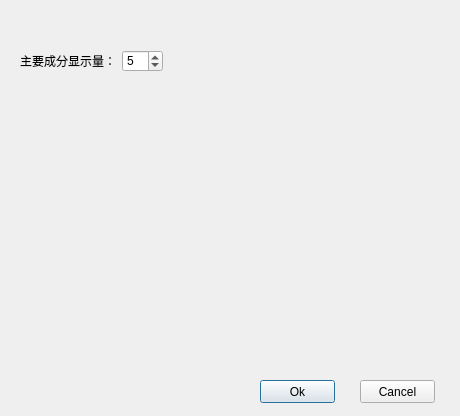
<?xml version="1.0" encoding="UTF-8"?>
<ui version="4.0">
 <class>OptionDialog</class>
 <widget class="QDialog" name="OptionDialog">
  <property name="geometry">
   <rect>
    <x>0</x>
    <y>0</y>
    <width>460</width>
    <height>416</height>
   </rect>
  </property>
  <property name="windowTitle">
   <string>Dialog</string>
  </property>
  <widget class="QWidget" name="layoutWidget">
   <property name="geometry">
    <rect>
     <x>20</x>
     <y>50</y>
     <width>150</width>
     <height>22</height>
    </rect>
   </property>
   <layout class="QHBoxLayout" name="horizontalLayout">
    <item>
     <widget class="QLabel" name="label">
      <property name="text">
       <string>主要成分显示量：</string>
      </property>
     </widget>
    </item>
    <item>
     <widget class="QSpinBox" name="spinBox_mainContentCount">
      <property name="minimum">
       <number>1</number>
      </property>
      <property name="value">
       <number>5</number>
      </property>
     </widget>
    </item>
    <item>
     <spacer name="horizontalSpacer">
      <property name="orientation">
       <enum>Qt::Horizontal</enum>
      </property>
      <property name="sizeHint" stdset="0">
       <size>
        <width>40</width>
        <height>20</height>
       </size>
      </property>
     </spacer>
    </item>
   </layout>
  </widget>
  <widget class="QPushButton" name="pushButton_ok">
   <property name="geometry">
    <rect>
     <x>260</x>
     <y>380</y>
     <width>75</width>
     <height>23</height>
    </rect>
   </property>
   <property name="text">
    <string>Ok</string>
   </property>
  </widget>
  <widget class="QPushButton" name="pushButton_cancel">
   <property name="geometry">
    <rect>
     <x>360</x>
     <y>380</y>
     <width>75</width>
     <height>23</height>
    </rect>
   </property>
   <property name="text">
    <string>Cancel</string>
   </property>
  </widget>
 </widget>
 <resources/>
 <connections/>
</ui>
